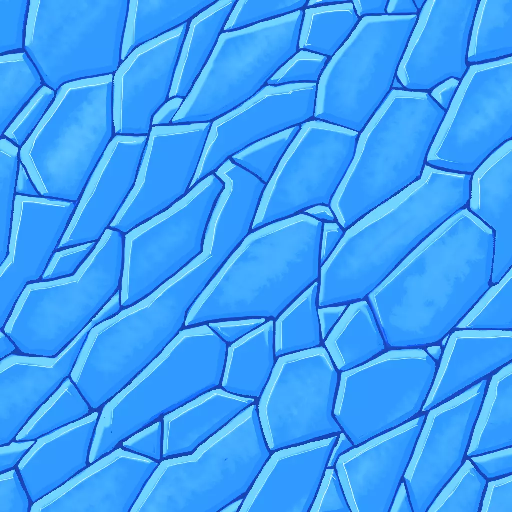
#> input picture Textures/texture10.png, 512 x 512 px, found by its file name
$ python segmentation.py
#> lines starting #> are read from the running program, lines starting #| are printed output that depends on the picture
import cv2
import numpy as np
from sklearn.cluster import KMeans
import matplotlib.pyplot as plt


# Charger une image de texture
image = cv2.imread('texture10.png', cv2.IMREAD_GRAYSCALE)
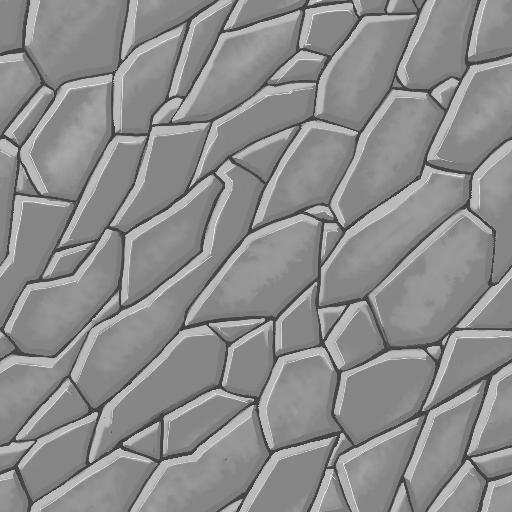
#> image: shape (512, 512); min 46, max 243, mean 140.3
image = cv2.resize(image, (256, 256))  # Redimensionner si nécessaire
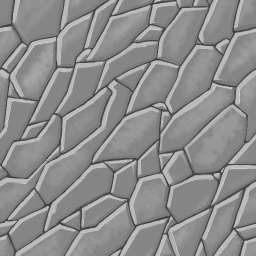
#> image: shape (256, 256); min 59, max 217, mean 140.4

def calculate_covariance_patches(image, patch_size=3):
#> called with patch_size = 3
    half_patch = patch_size // 2
    # Ajouter un padding à l'image
    padded_image = np.pad(image, pad_width=half_patch, mode='reflect')
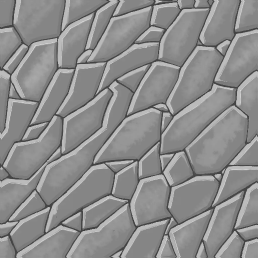
#> padded_image: shape (258, 258); min 59, max 217, mean 140.4
    height, width = image.shape
#> height = 256; width = 256
    features = []

    for i in range(height):
        for j in range(width):
            # Extraire un patch centré sur le pixel
            patch = padded_image[i:i+patch_size, j:j+patch_size]
            # Calculer la matrice de covariance
            patch_vector = patch.flatten()
            covariance = np.cov(patch_vector, rowvar=False)
            features.append(covariance.flatten())  # Vectoriser la covariance
#> after the loop, features = 65536 items
    return np.array(features)

features = calculate_covariance_patches(image)

# Appliquer k-means
kmeans = KMeans(n_clusters=2, random_state=42)
labels = kmeans.fit_predict(features)

# Reshape pour visualisation
segmented_image = labels.reshape(image.shape)
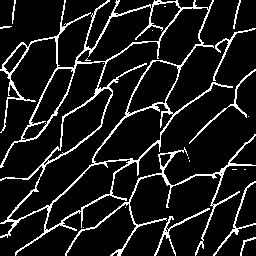
#> segmented_image: shape (256, 256) int32; values 0 (black) and 1 (white), 11% white in thin lines or dots
# Si le cluster blanc n'est pas le plus grand, inverser les labels
# Compter les pixels blancs et noirs
white_pixels = np.sum(segmented_image == 255)
#> white_pixels = 0
black_pixels = np.sum(segmented_image == 0)
#> black_pixels = 58329

# Si le nombre de pixels blancs est inférieur à celui des pixels noirs, inverser les couleurs
if white_pixels < black_pixels:
    segmented_image = cv2.bitwise_not(segmented_image)
#> segmented_image: shape (256, 256) int32; values -2 (black) and -1 (white), 89% white; black in thin lines or dots
plt.imshow(segmented_image, cmap='gray')
plt.title("Segmented Image")
plt.show()

$ run again, with Textures/texture11.png copied over Textures/texture10.png
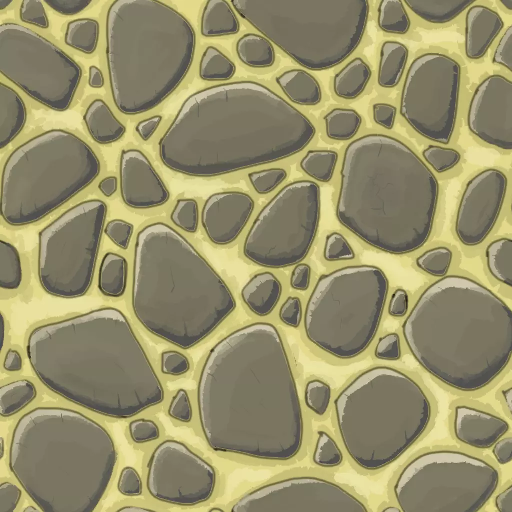
#> input picture Textures/texture11.png, 512 x 512 px, found by its file name
#> in calculate_covariance_patches, `padded_image = np.pad(image, pad_width=half_patch, mode='reflect')`:
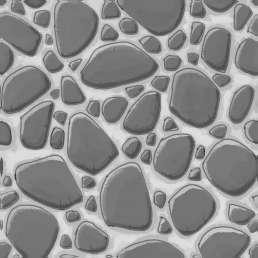
#> padded_image: shape (258, 258); min 51, max 223, mean 142.4
#> after the loop in calculate_covariance_patches, `for i in range(height):`: features = 65536 items
#> `segmented_image = labels.reshape(image.shape)`:
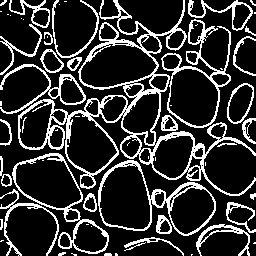
#> segmented_image: shape (256, 256) int32; values 0 (black) and 1 (white), 19.6% white in thin lines or dots
#> white_pixels = 0
#> black_pixels = 52694

$ run again, with Textures/texture3.png copied over Textures/texture10.png
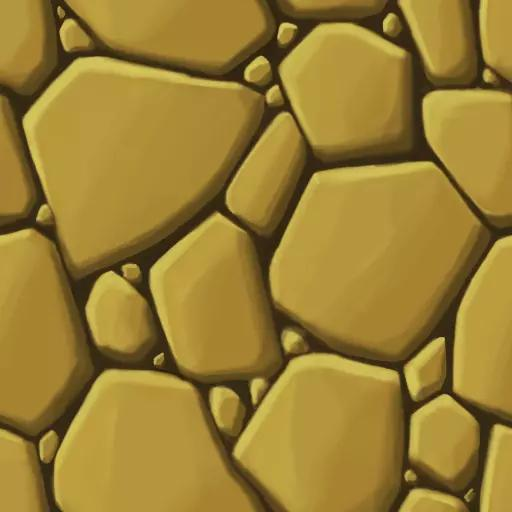
#> input picture Textures/texture3.png, 512 x 512 px, found by its file name
#> in calculate_covariance_patches, `padded_image = np.pad(image, pad_width=half_patch, mode='reflect')`:
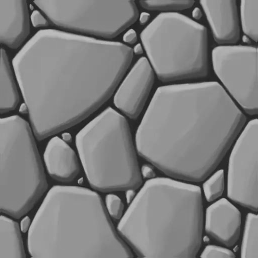
#> padded_image: shape (258, 258); min 32, max 195, mean 126.2
#> after the loop in calculate_covariance_patches, `for i in range(height):`: features = 65536 items
#> `segmented_image = labels.reshape(image.shape)`:
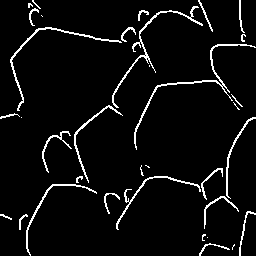
#> segmented_image: shape (256, 256) int32; values 0 (black) and 1 (white), 5.2% white in thin lines or dots
#> white_pixels = 0
#> black_pixels = 62151

$ run again, with Textures/texture7.png copied over Textures/texture10.png
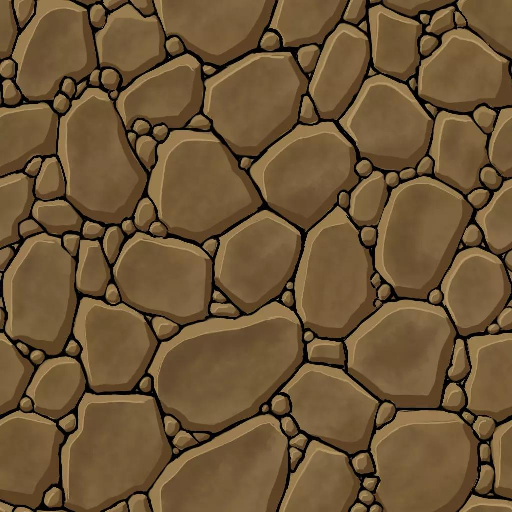
#> input picture Textures/texture7.png, 512 x 512 px, found by its file name
#> in calculate_covariance_patches, `padded_image = np.pad(image, pad_width=half_patch, mode='reflect')`:
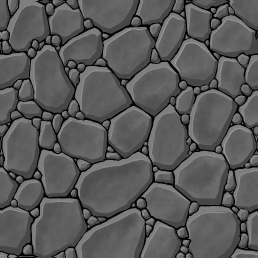
#> padded_image: shape (258, 258); min 0, max 151, mean 88.7
#> after the loop in calculate_covariance_patches, `for i in range(height):`: features = 65536 items
#> `segmented_image = labels.reshape(image.shape)`:
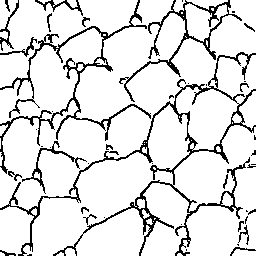
#> segmented_image: shape (256, 256) int32; values 0 (black) and 1 (white), 87.9% white; black in thin lines or dots
#> white_pixels = 0
#> black_pixels = 7958
